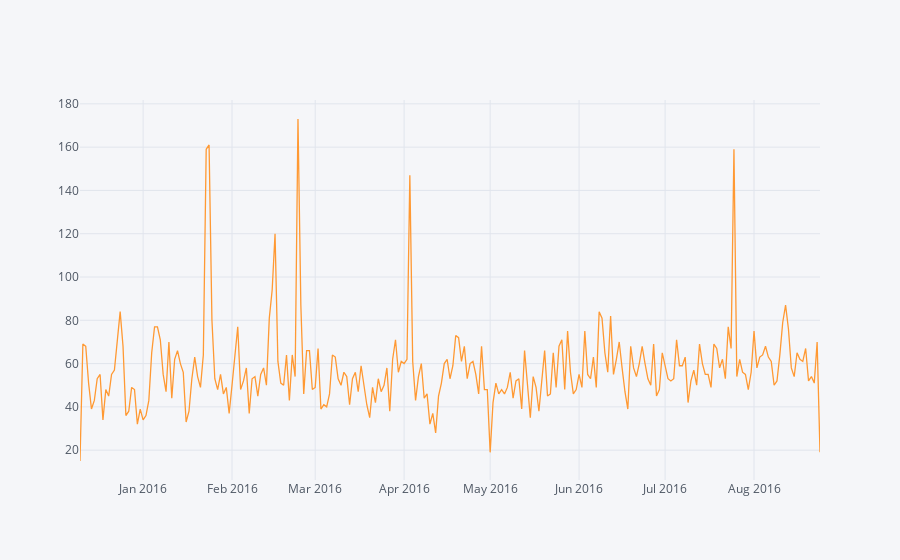

Here is the notebook cell this chart was saved with:
### Code cell
df.groupby("date").count()["Fire"].iplot()
plt.tight_layout()

### Figure 1 — Plotly figure (JSON) as saved in the notebook; plotly's stock layout.template omitted (floating-point values rounded to 4 significant figures; data arrays with more than 128 entries replaced by an {"elided": "..."} marker saying what was removed)
{"data": [{"line": {"color": "rgba(255, 153, 51, 1.0)", "dash": "solid", "shape": "linear", "width": 1.3}, "mode": "lines", "name": "Fire", "text": "", "type": "scatter", "x": {"elided": "259 str values"}, "y": {"elided": "259 int values"}}], "layout": {"legend": {"bgcolor": "#F5F6F9", "font": {"color": "#4D5663"}}, "paper_bgcolor": "#F5F6F9", "plot_bgcolor": "#F5F6F9", "title": {"font": {"color": "#4D5663"}}, "xaxis": {"gridcolor": "#E1E5ED", "showgrid": true, "tickfont": {"color": "#4D5663"}, "title": {"font": {"color": "#4D5663"}, "text": ""}, "zerolinecolor": "#E1E5ED"}, "yaxis": {"gridcolor": "#E1E5ED", "showgrid": true, "tickfont": {"color": "#4D5663"}, "title": {"font": {"color": "#4D5663"}, "text": ""}, "zerolinecolor": "#E1E5ED"}}}
